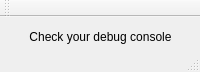
<?xml version="1.0" encoding="UTF-8"?>
<ui version="4.0">
 <class>MainWindow</class>
 <widget class="QMainWindow" name="MainWindow">
  <property name="geometry">
   <rect>
    <x>0</x>
    <y>0</y>
    <width>200</width>
    <height>72</height>
   </rect>
  </property>
  <property name="minimumSize">
   <size>
    <width>200</width>
    <height>50</height>
   </size>
  </property>
  <property name="maximumSize">
   <size>
    <width>200</width>
    <height>72</height>
   </size>
  </property>
  <property name="windowTitle">
   <string>QTimer</string>
  </property>
  <widget class="QWidget" name="centralWidget">
   <widget class="QLabel" name="label">
    <property name="geometry">
     <rect>
      <x>0</x>
      <y>10</y>
      <width>201</width>
      <height>20</height>
     </rect>
    </property>
    <property name="text">
     <string>Check your debug console</string>
    </property>
    <property name="alignment">
     <set>Qt::AlignCenter</set>
    </property>
   </widget>
  </widget>
  <widget class="QMenuBar" name="menuBar">
   <property name="geometry">
    <rect>
     <x>0</x>
     <y>0</y>
     <width>200</width>
     <height>22</height>
    </rect>
   </property>
  </widget>
  <widget class="QToolBar" name="mainToolBar">
   <attribute name="toolBarArea">
    <enum>TopToolBarArea</enum>
   </attribute>
   <attribute name="toolBarBreak">
    <bool>false</bool>
   </attribute>
  </widget>
  <widget class="QStatusBar" name="statusBar"/>
 </widget>
 <layoutdefault spacing="6" margin="11"/>
 <resources/>
 <connections/>
</ui>
